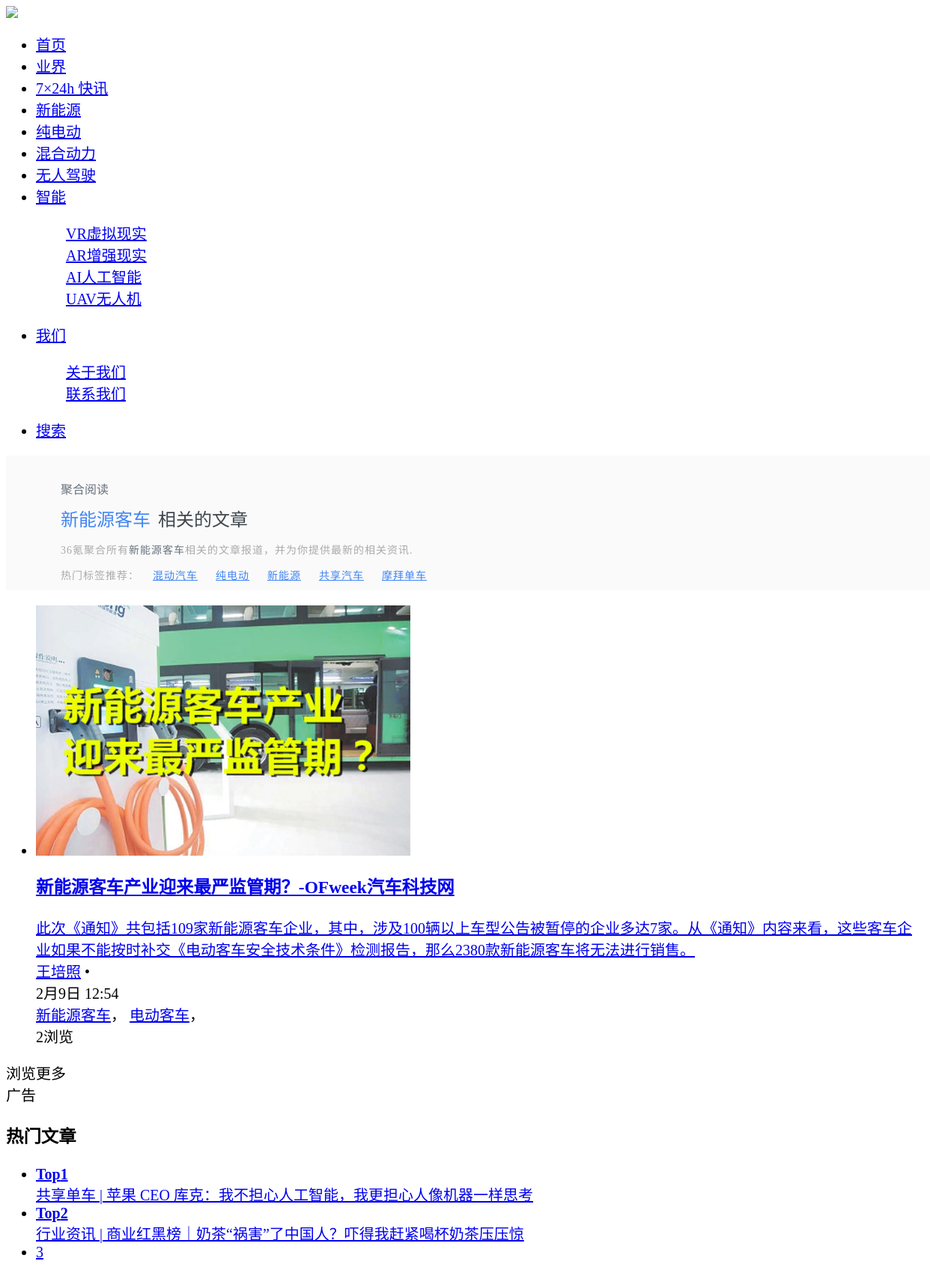
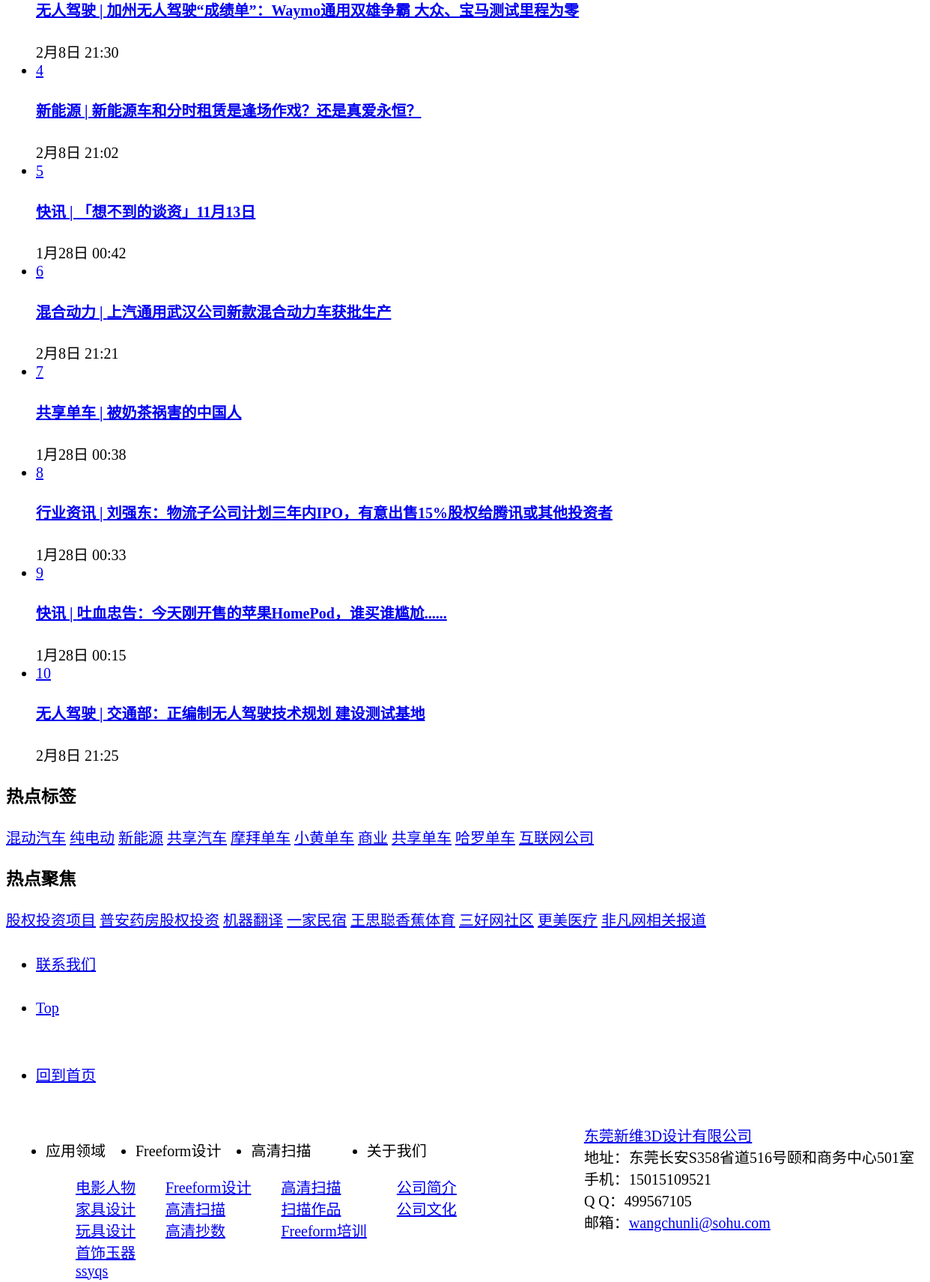
/tag/xinnengyuankeche.html (upper part), run on the app's committed database (2 pictures, top to bottom).
### tables this page shows
CREATE TABLE `tab_term` (
  `id` int(10) unsigned NOT NULL AUTO_INCREMENT COMMENT 'ID',
  `name` varchar(50) NOT NULL DEFAULT '' COMMENT '分类名称',
  `englishName` varchar(50) DEFAULT NULL COMMENT '分类名称英文名',
  `slug` varchar(20) DEFAULT NULL COMMENT '分类访问URL',
  `taxonomy` varchar(32) NOT NULL DEFAULT '' COMMENT '分类类别',
  `description` text COMMENT '分类描述',
  `uid` int(10) NOT NULL DEFAULT '1' COMMENT '操作用户ID',
  `parent` int(10) NOT NULL DEFAULT '0' COMMENT '父类ID',
  `subclass` int(10) NOT NULL DEFAULT '0',
  `isHidden` enum('0','1') NOT NULL DEFAULT '0' COMMENT '状态：0有效，1无效',
  `count` int(10) NOT NULL DEFAULT '0' COMMENT '对应文章数',
  `views` int(10) DEFAULT '0' COMMENT '该分类被浏览次数',
  `sort` int(10) NOT NULL DEFAULT '0' COMMENT '排序',
  `banner` varchar(255) DEFAULT NULL COMMENT '对应Banner路径',
  `create_time` datetime DEFAULT NULL COMMENT '创建时间',
  `update_time` datetime DEFAULT NULL COMMENT '编辑时间',
  `lang` enum('en','cn') DEFAULT 'cn' COMMENT '语言标记：cn为中文;en为英文',
  PRIMARY KEY (`id`)
);

CREATE TABLE `tab_news` (
  `id` int(10) NOT NULL AUTO_INCREMENT COMMENT '编号',
  `term_id` smallint(5) NOT NULL DEFAULT '0' COMMENT '分类',
  `title` varchar(255) DEFAULT NULL COMMENT '产品标题',
  `ft_title` text COMMENT '分词标题(全文检索)',
  `from` varchar(30) DEFAULT '' COMMENT '来源',
  `author` varchar(30) DEFAULT '' COMMENT '作者',
  `tags` varchar(255) DEFAULT NULL COMMENT '标签',
  `keywords` varchar(255) DEFAULT NULL COMMENT '文章关键字',
  `content` longtext COMMENT '产品内容',
  `summary` text COMMENT '产品描述摘要',
  `isHidden` enum('0','1') NOT NULL DEFAULT '0' COMMENT '1标记为删除，0标记为正常',
  `views` int(10) NOT NULL DEFAULT '0' COMMENT '浏览次数',
  `is_commend` enum('0','1') NOT NULL DEFAULT '0' COMMENT '是否为推荐',
  `is_issue` enum('0','1') NOT NULL DEFAULT '0' COMMENT '是否发布:1为已发布; 0为待审核',
  `SEOKeywords` varchar(255) DEFAULT NULL COMMENT 'SEO关键词',
  `SEODescription` varchar(500) DEFAULT NULL COMMENT 'SEO描述',
  `thumb` varchar(255) DEFAULT NULL COMMENT '缩略图',
  `praises` int(10) NOT NULL DEFAULT '0' COMMENT '赞个数',
  `update_time` datetime DEFAULT NULL COMMENT '更新时间日期',
  `create_time` datetime DEFAULT NULL COMMENT '创建时间日期',
  `sort` int(10) NOT NULL DEFAULT '0' COMMENT '排序',
  `uid` int(10) DEFAULT NULL COMMENT '创建者ID',
  `lang` enum('en','cn') DEFAULT 'cn' COMMENT '语言标记：cn为中文;en为英文',
  PRIMARY KEY (`id`),
  FULLTEXT KEY `ft_title` (`ft_title`)
);

### application/views/default/tag.php (the view, shortened to what the rows shown need)
<?php include('header.php');?>
<?=css_url('home.css')?>
<div id="app" style="margin-top: 0px;">
    <div class="tagsbanner">
        <div class="tags_wrapper">
            <div class="content">
                <div>
                    <div class="tags_keywords">
                        <h1><?=$name?></h1>
                        <span>相关的文章</span>
                    </div>
                    <p class="note"><?=SITESNAMESHORT?>聚合所有<span class="select_word"><?=$name?></span>相关的文章报道，并为你提供最新的相关资讯.</p>
                    <p class="note" style="margin-top: 2px;">
                        热门标签推荐：
                        <?php if($hotTagsRSS){?>
                            <?php foreach($hotTagsRSS as $k=>$item){?>
                            &nbsp;&nbsp;&nbsp;<a href="/tag/<?=$item['slug']?>.html" style="color:#FFF"><?=$item['name']?></a>
                            <?php }?>
                        <?php }?>
                    </p>
                </div>
            </div>
        </div>
    </div>
    <div class="pagewrap">
        <div class="mainlib">
            <div class="list_con" style="margin-top: 0;">
                <div class="car_article_list">
                    <?php include('articleList.php');?>
                </div>
            </div>
        </div><div class="rightlib">
            <?php include('sidebar.php');?>
        </div>
    </div>
</div>
<?php include('footer.php');?>

### application/views/default/articleList.php (shortened to what the rows shown need)
<ul>
    <?php if(!empty($mainLists)){
        foreach($mainLists as $_k=>$item){?>
    <li>
        <div class="am-cf inner_li inner_li_abtest">
            <a href="/p/<?=$item['id']?>.html" target="_blank">
                <div class="img_box">
                    <div href="/p/<?=$item['id']?>.html" target="_blank">
                        <img src="<?=WEB_DOMAIN.'/'.$item['thumb']?>" alt="<?=$item['title']?>" class="load-img fade">
                    </div>
                </div>
                <div class="intro">
                    <h3><?=$item['title']?></h3>
                    <div class="abstract"><?=$item['summary']?></div>
                </div>
            </a>
            <div class="info">
                <div class="info-list info-list-abtest">
                    <div class="user-info">
                        <a href="javascript:;" target="_blank" class="name"><?=$item['author']?></a>
                        <span class="oblique_line"> • </span>
                    </div>
                    <div class="time-div">
                        <span class="time h5_time" title="<?=$item['timeLine']?>"><?=$item['timeLine']?></span>
                    </div>
                </div>
                <div class="tags-list">
                    <?php if(!empty($item['tags'])){?>
                        <?php foreach($item['tags'] as $k=>$_item){?>
                            <span><a href="/tag/<?=$k?>.html" target="_blank"><?=$_item?></a></span><span class="separate">，</span>
                        <?php }?>
                    <?php }?>
                </div>
                <div class="comments-list">
                    <span class="comments"><?=$item['praises']>$item['views']?$item['praises'].'赞':$item['views'].'浏览'?></span>
                </div>
            </div>
        </div>
    </li>
    <?php }}?>
</ul>

### application/views/default/sidebar.php (shortened to what the rows shown need)
<div class="hot_article hot_posts pad_inner">
    <ul class="am-list">
        <?php if($hotNews){?>
            <?php foreach($hotNews as $k=>$item){?>
                <?php if($k<2){?>
                <li class="top<?=$k+1?>" data-index="<?=$k+1?>">
                    <div>
                        <div class="img-cover">
                            <a href="/p/<?=$item['id']?>.html" target="_blank">
                                <span class="top<?=$k+1?>"><b>Top<?=$k+1?></b></span>
                                <div class="article-title"><div class="article-wrapper"><?=$item['term_name'].$item['title']?></div></div>
                            </a>
                        </div>
                    </div>
                </li>
                <?php }else{?>
                    <li class="top" data-index="<?=$k+1?>">
                        <div>
                            <div>
                                <div class="img-left-cover">
                                    <a href="/p/<?=$item['id']?>.html" target="_blank"><span><?=$k+1?></span>
                                    </a>
                                </div>
                                <div class="right-article">
                                    <h4><a href="/p/<?=$item['id']?>.html" target="_blank"><?=$item['term_name'].$item['title']?></a></h4>
                                    <div class="time_about" title="2018-01-20 09:34"><?=$item['timeLine']?></div>
                                </div>
                            </div>
                        </div>
                    </li>
                <?php }?>
            <?php }?>
        <?php }?>
    </ul>
</div>
<div class="hot_tag_right pad_inner">
    <div class="inner_con am-cf">
        <?php if($hotTags){
            foreach($hotTags as $item){?>
            <a class="kr-tag-blue" target="_blank" href="<?=site_url('/tag/'.$item['slug'].'.html')?>"><?=$item['name']?></a>
        <?php }
        }?>
    </div>
</div>

### application/views/default/footer.php (shortened to what the rows shown need)
	<footer>
	    <div class="f_top">
	        <div class="main">
	            <div class="f_sub clear_both">
	                <div class="f_nav fl">
	                    <ul class="clear_both">
	                    	<?php if($foot_terms){
	                    		foreach($foot_terms as $items){?>
	                        <li class="fl">
	                            <div class="title">
	                                <?=$items['name']?>
	                            </div>
	                            <dl>
	                            	<?php if(!empty($items['childs'])){
	                    				foreach($items['childs'] as $item){?>
	                            	<dd>
	                                    <a href="<?=!empty($foot_mappings[$items['taxonomy']])?'/'.$foot_mappings[$items['taxonomy']].(in_array($foot_mappings[$items['taxonomy']], array('contact','company','sheji'))?'/info/':'/sort/').$item['slug']:'/'?>" title="<?=$item['name']?>"><?=$item['name']?></a>
	                                </dd>
	                                <?php }}?>
	                            </dl>
	                        </li>
	                        <?php }}?>
	                    </ul>
	                </div>
	            </div>
	        </div>
	    </div>
	</footer>
	</body>
</html>

### data on the page
tab_term: name "新能源客车"
tab_term: name "混动汽车"
tab_term: name "纯电动"
tab_term: name "新能源"
tab_term: name "共享汽车"
tab_term: name "摩拜单车"
tab_news: thumb (picture), title "新能源客车产业迎来最严监管期？-OFweek汽车科技网", summary "此次《通知》共包括109家新能源客车企业，其中，涉及100辆以上车型公告被暂停的企业多达7家。从《通知》内容来看，这些客车企业如果不能按时补交《电动客车安全技术条件》检测报告，那么2380款新能源客车将无法进行销售。", author "王培照", timeLine "2月9日 12:54", _item "新能源客车", _item "电动客车", views "2"
tab_news: term_name "共享单车 |", title "苹果 CEO 库克：我不担心人工智能，我更担心人像机器一样思考"
tab_news: term_name "行业资讯 |", title "商业红黑榜｜奶茶“祸害”了中国人？吓得我赶紧喝杯奶茶压压惊"
tab_news: term_name "无人驾驶 |", title "加州无人驾驶“成绩单”：Waymo通用双雄争霸 大众、宝马测试里程为零", timeLine "2月8日 21:30"
tab_news: term_name "新能源 |", title "新能源车和分时租赁是逢场作戏？还是真爱永恒？", timeLine "2月8日 21:02"
tab_news: term_name "快讯 |", title "「想不到的谈资」11月13日", timeLine "1月28日 00:42"
tab_news: term_name "混合动力 |", title "上汽通用武汉公司新款混合动力车获批生产", timeLine "2月8日 21:21"
tab_news: term_name "共享单车 |", title "被奶茶祸害的中国人", timeLine "1月28日 00:38"
tab_news: term_name "行业资讯 |", title "刘强东：物流子公司计划三年内IPO，有意出售15%股权给腾讯或其他投资者", timeLine "1月28日 00:33"
tab_news: term_name "快讯 |", title "吐血忠告：今天刚开售的苹果HomePod，谁买谁尴尬......", timeLine "1月28日 00:15"
tab_news: term_name "无人驾驶 |", title "交通部：正编制无人驾驶技术规划 建设测试基地", timeLine "2月8日 21:25"
tab_term: name "小黄单车"
tab_term: name "商业"
tab_term: name "共享单车"
tab_term: name "哈罗单车"
tab_term: name "互联网公司"
tab_term: name "应用领域"
tab_term: name "电影人物"
tab_term: name "家具设计"
tab_term: name "玩具设计"
tab_term: name "首饰玉器"
tab_term: name "ssyqs"
tab_term: name "Freeform设计"
tab_term: name "Freeform设计"
tab_term: name "高清扫描"
tab_term: name "高清抄数"
tab_term: name "高清扫描"
tab_term: name "高清扫描"
tab_term: name "扫描作品"
tab_term: name "Freeform培训"
tab_term: name "关于我们"
tab_term: name "公司简介"
tab_term: name "公司文化"

### other printed values
SITESNAMESHORT "36氪"
$options['companyName'] "东莞新维3D设计有限公司"
$options['companyAddress'] "东莞长安S358省道516号颐和商务中心501室"
$options['companyMobile'] "15015109521"
$options['companyQQ'] "499567105"
$options['companyEmail'] "wangchunli@sohu.com"
